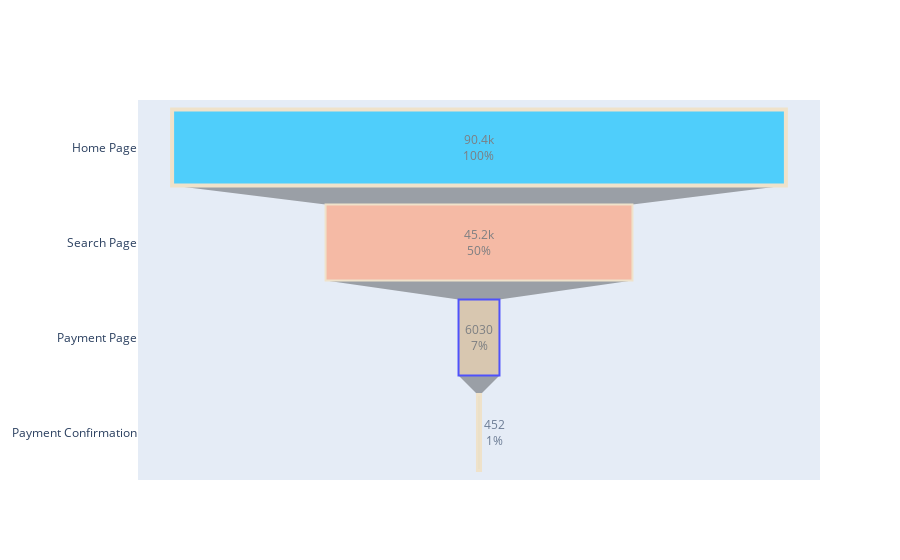

Notebook cell for this chart:
### Code cell
fig = go.Figure(go.Funnel(
    y = ["Home Page", "Search Page", "Payment Page", "Payment Confirmation"],
    x = wholeFunnel,
    textinfo = "value+percent initial",
    opacity = 0.65, marker = {"color": ["deepskyblue", "lightsalmon", "tan", "teal", "silver"],
    "line": {"width": [4, 2, 2, 3, 1, 1], "color": ["wheat", "wheat", "blue", "wheat", "wheat"]}},
    connector = {"line": {"color": "royalblue"}})
    )

fig.show()

### Figure 1 — Plotly figure (JSON) as saved in the notebook; plotly's stock layout.template omitted (floating-point values rounded to 4 significant figures)
{"data": [{"connector": {"line": {"color": "royalblue"}}, "marker": {"color": ["deepskyblue", "lightsalmon", "tan", "teal", "silver"], "line": {"color": ["wheat", "wheat", "blue", "wheat", "wheat"], "width": [4, 2, 2, 3, 1, 1]}}, "opacity": 0.65, "textinfo": "value+percent initial", "type": "funnel", "x": [90400, 45200, 6030, 452], "y": ["Home Page", "Search Page", "Payment Page", "Payment Confirmation"]}], "layout": {}}
